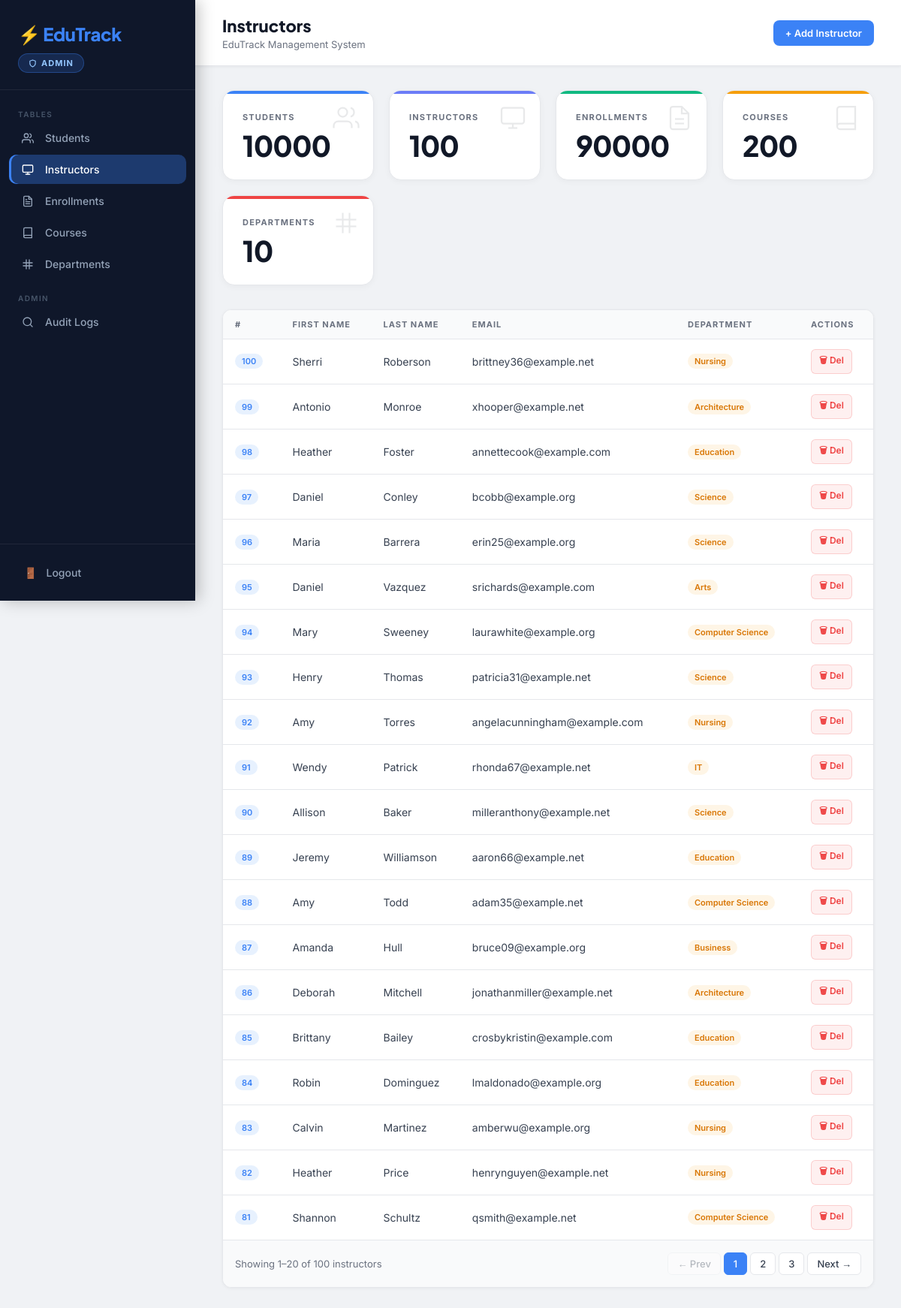
The app's page /Final_Project_System/frontend/Updated_Frontend/dashboard.php?role=Admin&tab=instructors with its own data.
### tables this page shows
CREATE TABLE `instructors` (
  `instructor_id` int NOT NULL AUTO_INCREMENT,
  `first_name` varchar(50) NOT NULL,
  `last_name` varchar(50) NOT NULL,
  `email` varchar(100) NOT NULL,
  `dept_id` int DEFAULT NULL,
  PRIMARY KEY (`instructor_id`),
  UNIQUE KEY `email` (`email`),
  KEY `dept_id` (`dept_id`),
  CONSTRAINT `instructors_ibfk_1` FOREIGN KEY (`dept_id`) REFERENCES `departments` (`dept_id`)
);

CREATE TABLE `departments` (
  `dept_id` int NOT NULL AUTO_INCREMENT,
  `dept_name` varchar(100) NOT NULL,
  PRIMARY KEY (`dept_id`),
  UNIQUE KEY `dept_name` (`dept_name`)
);

### Final_Project_System/frontend/Updated_Frontend/dashboard.php (the view, shortened to what this page needs)
<?php
include('db.php');
$role = isset($_POST['role']) ? $_POST['role'] : (isset($_GET['role']) ? $_GET['role'] : 'Student');
$tab = isset($_GET['tab']) ? $_GET['tab'] : 'students';
?>
<!DOCTYPE html>
<html>
<head>
</head>
<body>
<div class="sidebar">
    <div class="sidebar-logo">
        <h1>⚡ EduTrack</h1>
        <span class="role-badge"><svg width="11" height="11" viewBox="0 0 24 24" fill="none" stroke="currentColor" stroke-width="2.5" stroke-linecap="round" stroke-linejoin="round"><path d="M12 22s8-4 8-10V5l-8-3-8 3v7c0 6 8 10 8 10z"/></svg><?php echo $role == 'Admin' ? 'Admin' : 'Student'; ?></span>
    </div>
    <nav class="sidebar-nav">
        <div class="nav-section-label">Tables</div>
        <a href="dashboard.php?role=<?php echo $role; ?>&tab=students" class="nav-item <?php echo $tab=='students'?'active':''; ?>"><span class="icon"><svg width="16" height="16" viewBox="0 0 24 24" fill="none" stroke="currentColor" stroke-width="2" stroke-linecap="round" stroke-linejoin="round"><path d="M17 21v-2a4 4 0 0 0-4-4H5a4 4 0 0 0-4 4v2"/><circle cx="9" cy="7" r="4"/><path d="M23 21v-2a4 4 0 0 0-3-3.87"/><path d="M16 3.13a4 4 0 0 1 0 7.75"/></svg></span> Students</a>
        <a href="dashboard.php?role=<?php echo $role; ?>&tab=instructors" class="nav-item <?php echo $tab=='instructors'?'active':''; ?>"><span class="icon"><svg width="16" height="16" viewBox="0 0 24 24" fill="none" stroke="currentColor" stroke-width="2" stroke-linecap="round" stroke-linejoin="round"><rect x="2" y="3" width="20" height="14" rx="2"/><line x1="8" y1="21" x2="16" y2="21"/><line x1="12" y1="17" x2="12" y2="21"/></svg></span> Instructors</a>
        <a href="dashboard.php?role=<?php echo $role; ?>&tab=enrollments" class="nav-item <?php echo $tab=='enrollments'?'active':''; ?>"><span class="icon"></span> Enrollments</a>
        <a href="dashboard.php?role=<?php echo $role; ?>&tab=courses" class="nav-item <?php echo $tab=='courses'?'active':''; ?>"><span class="icon"><svg width="16" height="16" viewBox="0 0 24 24" fill="none" stroke="currentColor" stroke-width="2" stroke-linecap="round" stroke-linejoin="round"><path d="M4 19.5A2.5 2.5 0 0 1 6.5 17H20"/><path d="M6.5 2H20v20H6.5A2.5 2.5 0 0 1 4 19.5v-15A2.5 2.5 0 0 1 6.5 2z"/></svg></span> Courses</a>
        <a href="dashboard.php?role=<?php echo $role; ?>&tab=departments" class="nav-item <?php echo $tab=='departments'?'active':''; ?>"><span class="icon"><svg width="16" height="16" viewBox="0 0 24 24" fill="none" stroke="currentColor" stroke-width="2" stroke-linecap="round" stroke-linejoin="round"><line x1="3" y1="9" x2="21" y2="9"/><line x1="3" y1="15" x2="21" y2="15"/><line x1="9" y1="3" x2="9" y2="21"/><line x1="15" y1="3" x2="15" y2="21"/></svg></span> Departments</a>
        <?php if($role=='Admin'): ?>
        <div class="nav-section-label" style="margin-top:12px;">Admin</div>
        <a href="logs.php?role=Admin" class="nav-item"><span class="icon"><svg width="16" height="16" viewBox="0 0 24 24" fill="none" stroke="currentColor" stroke-width="2" stroke-linecap="round" stroke-linejoin="round"><circle cx="11" cy="11" r="8"/><line x1="21" y1="21" x2="16.65" y2="16.65"/></svg></span> Audit Logs</a>
        <?php endif; ?>
    </nav>
    <div class="sidebar-footer">
        <a href="index.php" class="logout-btn"><span>🚪</span> Logout</a>
    </div>
</div>
<div class="main">
    <div class="topbar">
        <div>
            <h2><?php
                $titles = ['students'=>'Students','instructors'=>'Instructors','enrollments'=>'Enrollments','courses'=>'Courses','departments'=>'Departments'];
                echo $titles[$tab] ?? 'Dashboard';
            ?></h2>
            <div class="sub">EduTrack Management System</div>
        </div>
        <div class="topbar-actions">
            <?php if($role=='Admin'): ?>
                <?php if($tab=='students'): ?>
                    <a href="add_student.php?role=Admin" class="btn btn-primary">+ Add Student</a>
                <?php elseif($tab=='instructors'): ?>
                    <a href="add_instructor.php?role=Admin" class="btn btn-primary">+ Add Instructor</a>
                <?php elseif($tab=='enrollments'): ?>
                    <a href="add_enrollment.php?role=Admin" class="btn btn-primary">+ Add Enrollment</a>
                <?php elseif($tab=='courses'): ?>
                    <a href="add_course.php?role=Admin" class="btn btn-primary">+ Add Course</a>
                <?php elseif($tab=='departments'): ?>
                    <a href="add_department.php?role=Admin" class="btn btn-primary">+ Add Department</a>
                <?php endif; ?>
            <?php endif; ?>
        </div>
    </div>
    <div class="content">
        <?php
        $s_count = $conn->query("SELECT COUNT(*) c FROM Students")->fetch_assoc()['c'];
        $i_count = $conn->query("SELECT COUNT(*) c FROM Instructors")->fetch_assoc()['c'];
        $e_count = $conn->query("SELECT COUNT(*) c FROM Enrollments")->fetch_assoc()['c'];
        $c_count = $conn->query("SELECT COUNT(*) c FROM Courses")->fetch_assoc()['c'];
        $d_count = $conn->query("SELECT COUNT(*) c FROM Departments")->fetch_assoc()['c'];
        ?>
        <div class="stats-grid">
            <div class="stat-card" style="--card-accent: var(--accent)"><svg class="icon-bg" width="36" height="36" viewBox="0 0 24 24" fill="none" stroke="currentColor" stroke-width="1.5"><path d="M17 21v-2a4 4 0 0 0-4-4H5a4 4 0 0 0-4 4v2"/><circle cx="9" cy="7" r="4"/><path d="M23 21v-2a4 4 0 0 0-3-3.87"/><path d="M16 3.13a4 4 0 0 1 0 7.75"/></svg><div class="label">Students</div><div class="value"><?php echo $s_count; ?></div></div>
            <div class="stat-card" style="--card-accent: var(--accent2)"><svg class="icon-bg" width="36" height="36" viewBox="0 0 24 24" fill="none" stroke="currentColor" stroke-width="1.5"><rect x="2" y="3" width="20" height="14" rx="2"/><line x1="8" y1="21" x2="16" y2="21"/><line x1="12" y1="17" x2="12" y2="21"/></svg><div class="label">Instructors</div><div class="value"><?php echo $i_count; ?></div></div>
            <div class="stat-card" style="--card-accent: var(--green)"><svg class="icon-bg" width="36" height="36" viewBox="0 0 24 24" fill="none" stroke="currentColor" stroke-width="1.5"><path d="M14 2H6a2 2 0 0 0-2 2v16a2 2 0 0 0 2 2h12a2 2 0 0 0 2-2V8z"/><polyline points="14 2 14 8 20 8"/><line x1="16" y1="13" x2="8" y2="13"/><line x1="16" y1="17" x2="8" y2="17"/></svg><div class="label">Enrollments</div><div class="value"><?php echo $e_count; ?></div></div>
            <div class="stat-card" style="--card-accent: var(--amber)"><svg class="icon-bg" width="36" height="36" viewBox="0 0 24 24" fill="none" stroke="currentColor" stroke-width="1.5"><path d="M4 19.5A2.5 2.5 0 0 1 6.5 17H20"/><path d="M6.5 2H20v20H6.5A2.5 2.5 0 0 1 4 19.5v-15A2.5 2.5 0 0 1 6.5 2z"/></svg><div class="label">Courses</div><div class="value"><?php echo $c_count; ?></div></div>
            <div class="stat-card" style="--card-accent: var(--red)"><svg class="icon-bg" width="36" height="36" viewBox="0 0 24 24" fill="none" stroke="currentColor" stroke-width="1.5"><line x1="3" y1="9" x2="21" y2="9"/><line x1="3" y1="15" x2="21" y2="15"/><line x1="9" y1="3" x2="9" y2="21"/><line x1="15" y1="3" x2="15" y2="21"/></svg><div class="label">Departments</div><div class="value"><?php echo $d_count; ?></div></div>
        </div>
        <?php
        $per_page = 20;
        $page = isset($_GET['page']) && is_numeric($_GET['page']) ? (int)$_GET['page'] : 1;
        $offset = ($page - 1) * $per_page;
        $search = isset($_GET['search']) ? $conn->real_escape_string($_GET['search']) : '';
        ?>
        <?php if($tab == 'students'): ?>
        <div class="section-header">
            <form method="GET" style="display:flex; gap:0;">
                <input type="hidden" name="role" value="<?php echo $role; ?>">
                <input type="hidden" name="tab" value="students">
                <div class="search-box">
                    <input type="text" name="search" placeholder="Search by first name..." value="<?php echo htmlspecialchars($search); ?>">
                    <button type="submit">Search</button>
                </div>
            </form>
        </div>
        <?php
        $where = $search ? "WHERE first_name LIKE '$search%'" : "";
        $total = $conn->query("SELECT COUNT(*) c FROM Students $where")->fetch_assoc()['c'];
        $total_pages = max(1, ceil($total / $per_page));
        $result = $conn->query("SELECT * FROM Students $where ORDER BY student_id DESC LIMIT $per_page OFFSET $offset");
        ?>
        <div class="table-wrap">
            <table>
                <thead><tr><th>#</th><th>First Name</th><th>Last Name</th><th>Email</th><th>Date of Birth</th><th>Enrolled</th><?php if($role=='Admin') echo '<th>Actions</th>'; ?></tr></thead>
                <tbody>
                <?php if($result->num_rows == 0): ?>
                    <tr class="empty-row"><td colspan="7">No students found.</td></tr>
                <?php else: while($row = $result->fetch_assoc()): ?>
                <tr>
                    <td><span class="badge badge-blue"><?php echo $row['student_id']; ?></span></td>
                    <td><?php echo htmlspecialchars($row['first_name']); ?></td>
                    <td><?php echo htmlspecialchars($row['last_name']); ?></td>
                    <td><?php echo htmlspecialchars($row['email']); ?></td>
                    <td><?php echo $row['date_of_birth']; ?></td>
                    <td><span class="badge badge-green"><?php echo $row['enrollment_date']; ?></span></td>
                    <?php if($role=='Admin'): ?>
                    <td style="display:flex; gap:6px;">
                        <a href="update_student.php?id=<?php echo $row['student_id']; ?>&role=Admin" class="btn-edit">✏ Edit</a>
                        <a href="delete_student.php?id=<?php echo $row['student_id']; ?>&role=Admin" class="btn-del" onclick="return confirm('Delete this student?')">🗑 Del</a>
                    </td>
                    <?php endif; ?>
                </tr>
                <?php endwhile; endif; ?>
                </tbody>
            </table>
            <div class="pagination">
                <span class="page-info">Showing <?php echo min($offset+1,$total); ?>–<?php echo min($offset+$per_page,$total); ?> of <?php echo $total; ?> students</span>
                <div class="page-btns">
                    <a href="?role=<?php echo $role; ?>&tab=students&page=<?php echo $page-1; ?>&search=<?php echo urlencode($search); ?>" class="page-btn <?php echo $page<=1?'disabled':''; ?>">← Prev</a>
                    <?php for($p=max(1,$page-2);$p<=min($total_pages,$page+2);$p++): ?>
                    <a href="?role=<?php echo $role; ?>&tab=students&page=<?php echo $p; ?>&search=<?php echo urlencode($search); ?>" class="page-btn <?php echo $p==$page?'active':''; ?>"><?php echo $p; ?></a>
                    <?php endfor; ?>
                    <a href="?role=<?php echo $role; ?>&tab=students&page=<?php echo $page+1; ?>&search=<?php echo urlencode($search); ?>" class="page-btn <?php echo $page>=$total_pages?'disabled':''; ?>">Next →</a>
                </div>
            </div>
        </div>
        <?php elseif($tab == 'instructors'): ?>
        <?php
        $total = $conn->query("SELECT COUNT(*) c FROM Instructors")->fetch_assoc()['c'];
        $total_pages = max(1, ceil($total / $per_page));
        $result = $conn->query("SELECT i.*, d.dept_name FROM Instructors i LEFT JOIN Departments d ON i.dept_id = d.dept_id ORDER BY i.instructor_id DESC LIMIT $per_page OFFSET $offset");
        ?>
        <div class="table-wrap">
            <table>
                <thead><tr><th>#</th><th>First Name</th><th>Last Name</th><th>Email</th><th>Department</th><?php if($role=='Admin') echo '<th>Actions</th>'; ?></tr></thead>
                <tbody>
                <?php if($result->num_rows == 0): ?>
                    <tr class="empty-row"><td colspan="6">No instructors found.</td></tr>
                <?php else: while($row = $result->fetch_assoc()): ?>
                <tr>
                    <td><span class="badge badge-blue"><?php echo $row['instructor_id']; ?></span></td>
                    <td><?php echo htmlspecialchars($row['first_name']); ?></td>
                    <td><?php echo htmlspecialchars($row['last_name']); ?></td>
                    <td><?php echo htmlspecialchars($row['email']); ?></td>
                    <td><span class="badge badge-amber"><?php echo htmlspecialchars($row['dept_name'] ?? 'N/A'); ?></span></td>
                    <?php if($role=='Admin'): ?>
                    <td style="display:flex; gap:6px;">
                        <a href="delete_instructor.php?id=<?php echo $row['instructor_id']; ?>&role=Admin" class="btn-del" onclick="return confirm('Delete this instructor?')">🗑 Del</a>
                    </td>
                    <?php endif; ?>
                </tr>
                <?php endwhile; endif; ?>
                </tbody>
            </table>
            <div class="pagination">
                <span class="page-info">Showing <?php echo min($offset+1,$total); ?>–<?php echo min($offset+$per_page,$total); ?> of <?php echo $total; ?> instructors</span>
                <div class="page-btns">
                    <a href="?role=<?php echo $role; ?>&tab=instructors&page=<?php echo $page-1; ?>" class="page-btn <?php echo $page<=1?'disabled':''; ?>">← Prev</a>
                    <?php for($p=max(1,$page-2);$p<=min($total_pages,$page+2);$p++): ?>
                    <a href="?role=<?php echo $role; ?>&tab=instructors&page=<?php echo $p; ?>" class="page-btn <?php echo $p==$page?'active':''; ?>"><?php echo $p; ?></a>
                    <?php endfor; ?>
                    <a href="?role=<?php echo $role; ?>&tab=instructors&page=<?php echo $page+1; ?>" class="page-btn <?php echo $page>=$total_pages?'disabled':''; ?>">Next →</a>
                </div>
            </div>
        </div>
        <?php endif; ?>
    </div>
</div>
</body>
</html>

### records on screen
instructors: instructor_id "100", first_name "Sherri", last_name "Roberson", email "brittney36@example.net", dept.dept_name "Nursing"
instructors: instructor_id "99", first_name "Antonio", last_name "Monroe", email "xhooper@example.net", dept.dept_name "Architecture"
instructors: instructor_id "98", first_name "Heather", last_name "Foster", email "annettecook@example.com", dept.dept_name "Education"
instructors: instructor_id "97", first_name "Daniel", last_name "Conley", email "bcobb@example.org", dept.dept_name "Science"
instructors: instructor_id "96", first_name "Maria", last_name "Barrera", email "erin25@example.org", dept.dept_name "Science"
instructors: instructor_id "95", first_name "Daniel", last_name "Vazquez", email "srichards@example.com", dept.dept_name "Arts"
instructors: instructor_id "94", first_name "Mary", last_name "Sweeney", email "laurawhite@example.org", dept.dept_name "Computer Science"
instructors: instructor_id "93", first_name "Henry", last_name "Thomas", email "patricia31@example.net", dept.dept_name "Science"
instructors: instructor_id "92", first_name "Amy", last_name "Torres", email "angelacunningham@example.com", dept.dept_name "Nursing"
instructors: instructor_id "91", first_name "Wendy", last_name "Patrick", email "rhonda67@example.net", dept.dept_name "IT"
instructors: instructor_id "90", first_name "Allison", last_name "Baker", email "milleranthony@example.net", dept.dept_name "Science"
instructors: instructor_id "89", first_name "Jeremy", last_name "Williamson", email "aaron66@example.net", dept.dept_name "Education"
instructors: instructor_id "88", first_name "Amy", last_name "Todd", email "adam35@example.net", dept.dept_name "Computer Science"
instructors: instructor_id "87", first_name "Amanda", last_name "Hull", email "bruce09@example.org", dept.dept_name "Business"
instructors: instructor_id "86", first_name "Deborah", last_name "Mitchell", email "jonathanmiller@example.net", dept.dept_name "Architecture"
instructors: instructor_id "85", first_name "Brittany", last_name "Bailey", email "crosbykristin@example.com", dept.dept_name "Education"
instructors: instructor_id "84", first_name "Robin", last_name "Dominguez", email "lmaldonado@example.org", dept.dept_name "Education"
instructors: instructor_id "83", first_name "Calvin", last_name "Martinez", email "amberwu@example.org", dept.dept_name "Nursing"
instructors: instructor_id "82", first_name "Heather", last_name "Price", email "henrynguyen@example.net", dept.dept_name "Nursing"
instructors: instructor_id "81", first_name "Shannon", last_name "Schultz", email "qsmith@example.net", dept.dept_name "Computer Science"

### other values on screen
$titles[$tab] "Instructors"
$s_count "10000"
$i_count "100"
$e_count "90000"
$c_count "200"
$d_count "10"
min($offset+1,$total) "1"
min($offset+$per_page,$total) "20"
$total "100"
